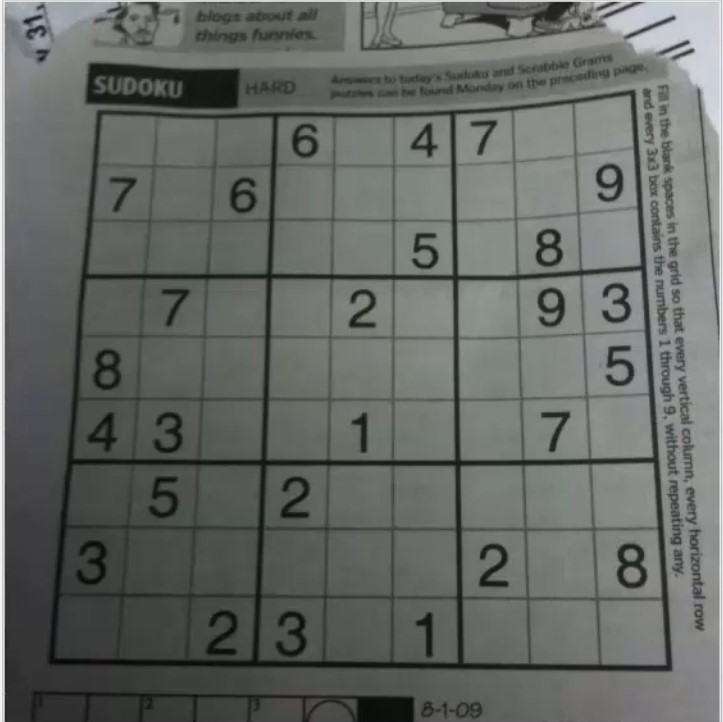
#> input picture standard_test_images/sudoku.jpg, 723 x 722 px
$ python 10_AdaptiveThresholding.py
#> lines starting #> are read from the running program, lines starting #| are printed output that depends on the picture; after the words box and inside, x2 and y2 are one past the last pixel; in counts of white or black regions, pixels touching at a corner belong together
'''

It is the method used to calculate threshold for smaller region.
Here, the threshold is not global for every pixel.
If the lightning condition varies from point to point, we use adaptive thresholding.

'''

import cv2 as cv


img = cv.imread('standard_test_images/sudoku.jpg', 0)
#> img: shape (722, 723); min 6, max 248, mean 103.2
img = cv.resize(img, (512, 512))
#> img: shape (512, 512)
_, th1 = cv.threshold(img, 127, 255, cv.THRESH_BINARY)
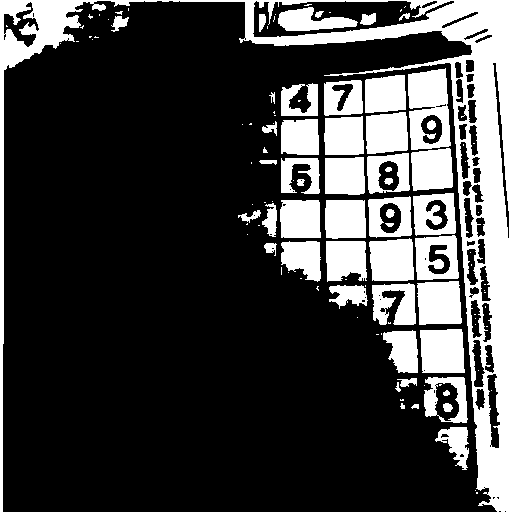
#> th1: shape (512, 512); 25.4% white; 116 white regions (65 under 20 px), largest, box (x1, y1, x2, y2) and area: (0, 0, 512, 512) 28733, (408, 68, 451, 150) 2526, (420, 329, 465, 373) 1838
th2 = cv.adaptiveThreshold(img, 255, cv.ADAPTIVE_THRESH_MEAN_C, cv.THRESH_BINARY, 11, 2) # 11 is block size: size of neigh. area
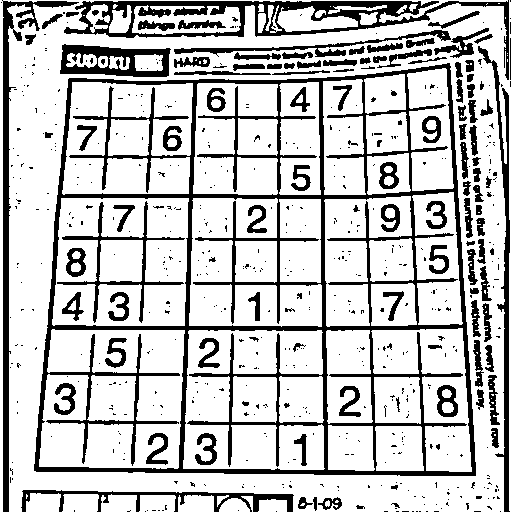
#> th2: shape (512, 512); 76.7% white; 615 black regions (499 under 20 px), largest, box (x1, y1, x2, y2) and area: (34, 63, 476, 476) 25490, (64, 0, 509, 80) 5930, (2, 0, 79, 512) 3741
                                                                                    # 2 IS CONST. TO BE SUB. FROM MEAN
th3 = cv.adaptiveThreshold(img, 255, cv.ADAPTIVE_THRESH_GAUSSIAN_C, cv.THRESH_BINARY, 11, 2)
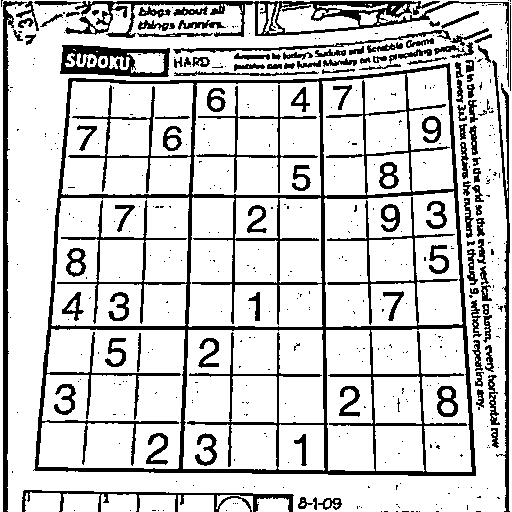
#> th3: shape (512, 512); 80.3% white; 484 black regions (367 under 20 px), largest, box (x1, y1, x2, y2) and area: (33, 63, 476, 476) 22010, (65, 1, 509, 87) 4323, (3, 1, 27, 512) 2605


gray = cv.copyMakeBorder(img, 20, 20, 20, 20, cv.BORDER_REPLICATE)
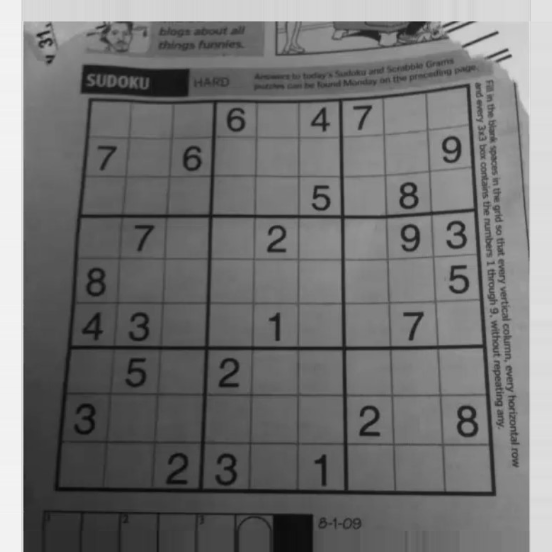
#> gray: shape (552, 552); min 8, max 244, mean 115.1
th4 = cv.threshold(gray, 0, 255, cv.THRESH_BINARY_INV | cv.THRESH_OTSU)[1]
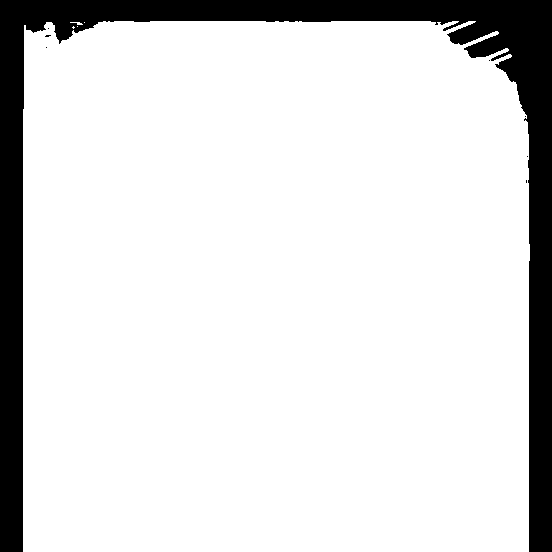
#> th4: shape (552, 552); 86.8% white; 8 black regions (7 under 20 px), largest, box (x1, y1, x2, y2) and area: (0, 0, 552, 552) 40210

cv.imshow("image", img)
cv.imshow("Thresh Binary", th1)
cv.imshow("ADAPTIVE_THRESH_MEAN", th2)
cv.imshow("ADAPTIVE_THRESH_GAUSSIAN", th3)
cv.imshow("Naya", th4)

cv.waitKey(0)
cv.destroyAllWindows()

$ run again, with standard_test_images/RoadLane.jpg copied over standard_test_images/sudoku.jpg
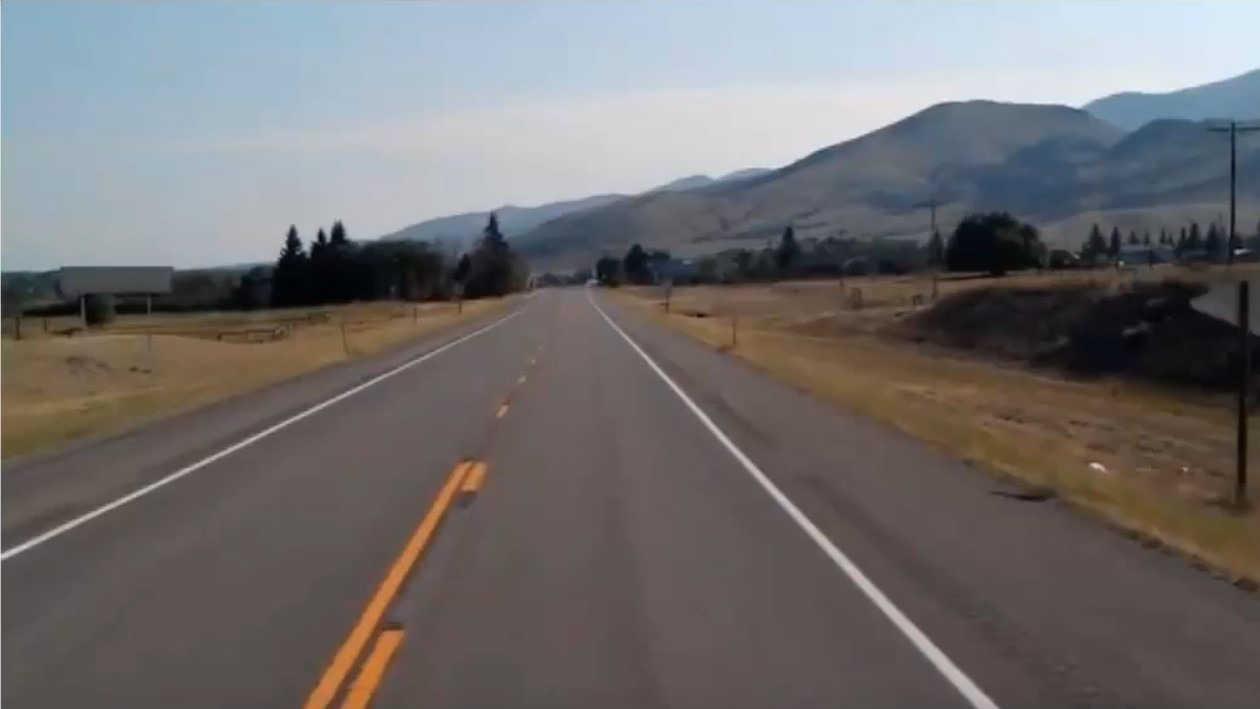
#> input picture standard_test_images/RoadLane.jpg, 1260 x 709 px
#> `_, th1 = cv.threshold(img, 127, 255, cv.THRESH_BINARY)`:
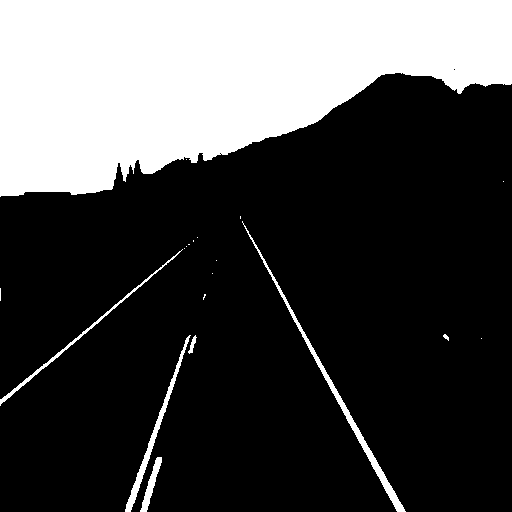
#> th1: shape (512, 512); 28% white; 20 white regions (13 under 20 px), largest, box (x1, y1, x2, y2) and area: (0, 0, 512, 197) 69929, (242, 221, 406, 512) 1501, (125, 335, 191, 512) 916
#> th2: shape (512, 512); 81.8% white; 1149 black regions (983 under 20 px), largest, box (x1, y1, x2, y2) and area: (0, 50, 512, 246) 7761, (0, 217, 215, 399) 4034, (365, 201, 512, 374) 3191
#> th3: shape (512, 512); 87.6% white; 1336 black regions (1154 under 20 px), largest, box (x1, y1, x2, y2) and area: (0, 154, 241, 400) 4967, (192, 50, 512, 187) 2146, (117, 329, 204, 512) 1835
#> `th4 = cv.threshold(gray, 0, 255, cv.THRESH_BINARY_INV | cv.THRESH_OTSU..`:
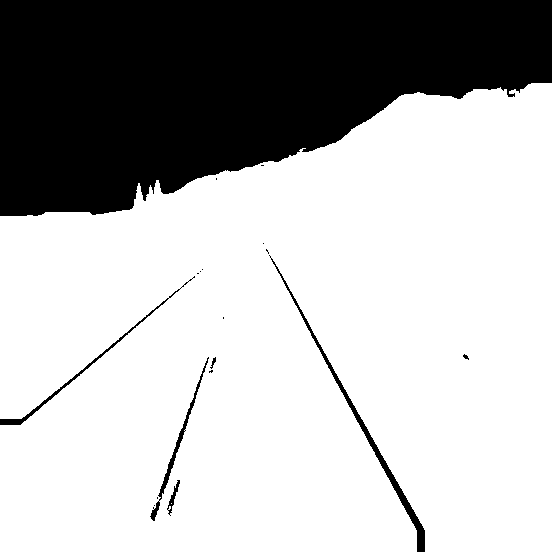
#> th4: shape (552, 552); 71.3% white; 18 black regions (12 under 20 px), largest, box (x1, y1, x2, y2) and area: (0, 0, 552, 216) 84454, (269, 255, 425, 552) 1501, (0, 276, 195, 425) 654, (150, 357, 209, 521) 577, (167, 480, 180, 516) 121, (210, 357, 216, 369) 28
